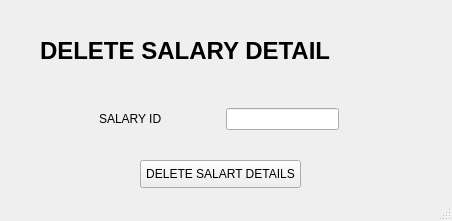
<?xml version="1.0" encoding="UTF-8"?>
<ui version="4.0">
 <class>MainWindow</class>
 <widget class="QMainWindow" name="MainWindow">
  <property name="geometry">
   <rect>
    <x>0</x>
    <y>0</y>
    <width>452</width>
    <height>221</height>
   </rect>
  </property>
  <property name="windowTitle">
   <string>MainWindow</string>
  </property>
  <widget class="QWidget" name="centralwidget">
   <widget class="QLineEdit" name="lineEdit">
    <property name="geometry">
     <rect>
      <x>226</x>
      <y>108</y>
      <width>113</width>
      <height>22</height>
     </rect>
    </property>
   </widget>
   <widget class="QLabel" name="label">
    <property name="geometry">
     <rect>
      <x>99</x>
      <y>109</y>
      <width>91</width>
      <height>20</height>
     </rect>
    </property>
    <property name="text">
     <string>SALARY ID</string>
    </property>
   </widget>
   <widget class="QLabel" name="label_8">
    <property name="geometry">
     <rect>
      <x>40</x>
      <y>30</y>
      <width>371</width>
      <height>41</height>
     </rect>
    </property>
    <property name="font">
     <font>
      <pointsize>18</pointsize>
      <weight>75</weight>
      <bold>true</bold>
     </font>
    </property>
    <property name="text">
     <string>DELETE SALARY DETAIL</string>
    </property>
   </widget>
   <widget class="QPushButton" name="pushButton">
    <property name="geometry">
     <rect>
      <x>140</x>
      <y>160</y>
      <width>161</width>
      <height>28</height>
     </rect>
    </property>
    <property name="text">
     <string>DELETE SALART DETAILS</string>
    </property>
   </widget>
  </widget>
  <widget class="QStatusBar" name="statusbar"/>
 </widget>
 <resources/>
 <connections/>
</ui>
